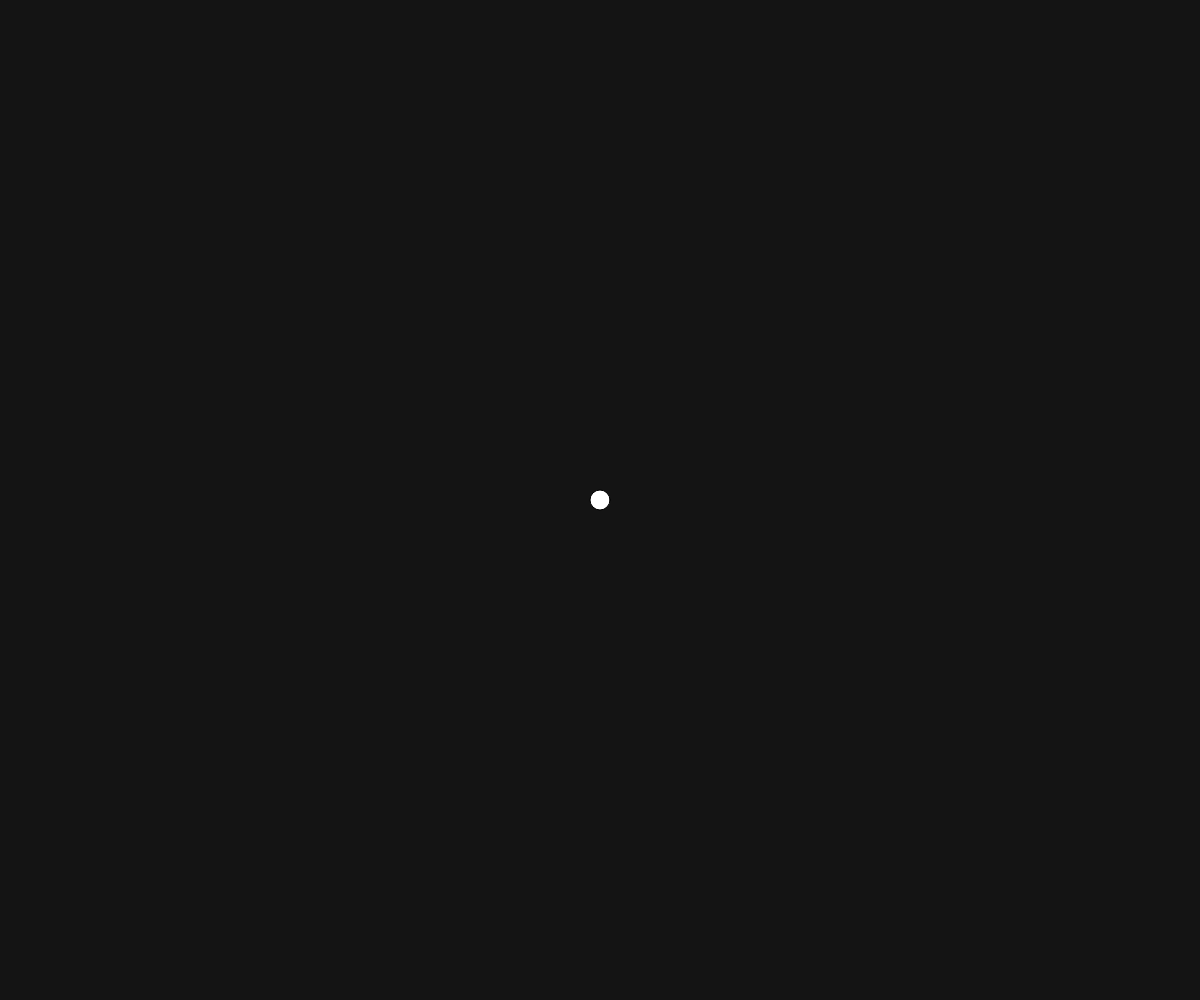
Frame 1 (no input)
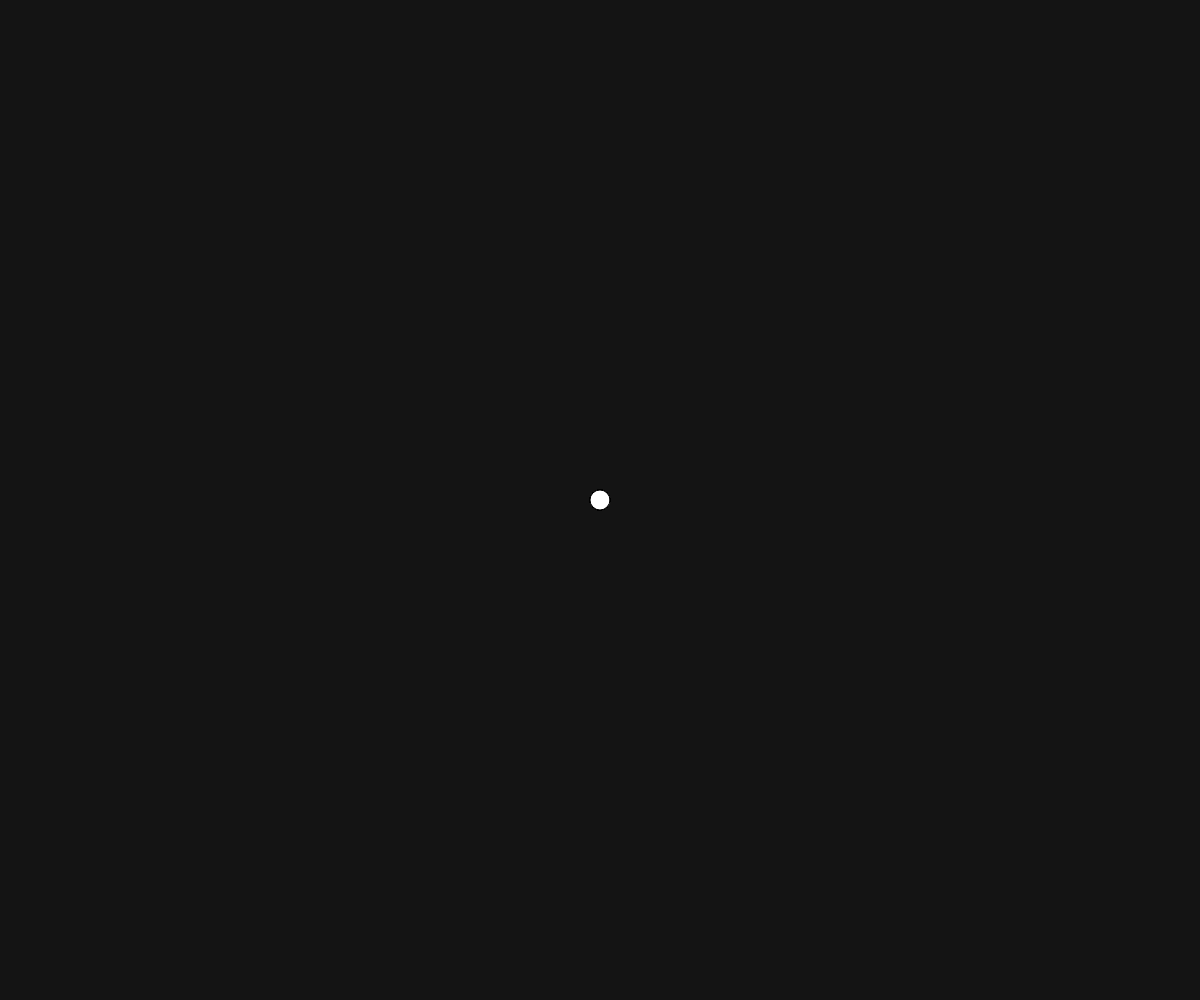
Frame 60 (no input)
Frame 120 (the mouse pressed at the canvas centre since frame 60): identical to frame 60, image omitted

The p5.js sketch that drew these frames (run headless with seeded random() and noise() and a simulated clock; from frame 60 on, the mouse is pressed at the canvas centre):

// p5.js sketch
// ── sketch.js
function setup() {
  createCanvas(windowWidth, windowHeight);
  background(20);
}

function draw() {
  ellipse(width / 2, height / 2, 20);
}
